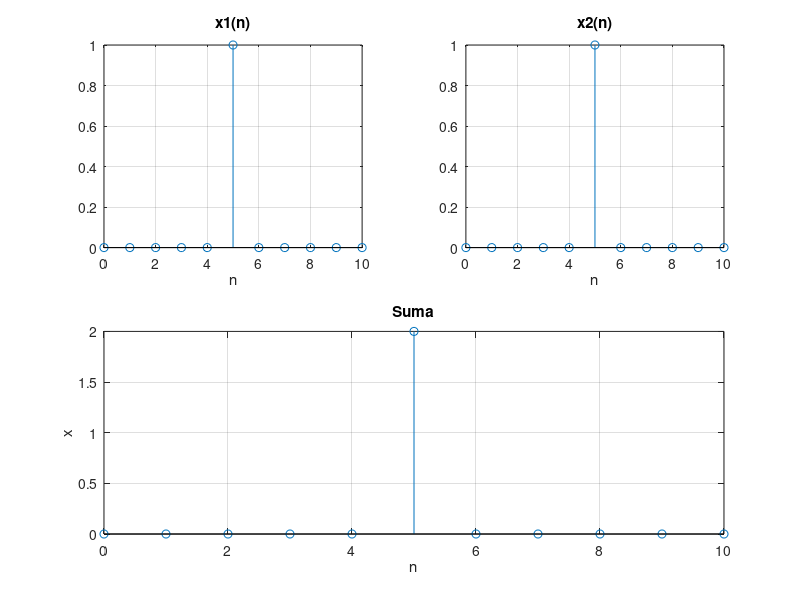

Reproduce this figure in MATLAB.
clc; clearvars; close all;

% Menú para seleccionar x1
x1_choices = {'Impulso', 'Escalón', 'Rampa', 'Senoidal', 'Chirp', 'Coseno', 'Sawtooth'};
[x1_idx, x1_tf] = listdlg('ListString', x1_choices, 'SelectionMode', 'single', 'Name', 'Selecciona x1', 'PromptString', 'Elige x1:');

if ~x1_tf
    disp('No se seleccionó x1. Saliendo del programa.');
    return;
end

% Menú para seleccionar x2
x2_choices = {'Impulso', 'Escalón', 'Rampa', 'Senoidal', 'Chirp', 'Coseno', 'Sawtooth'};
[x2_idx, x2_tf] = listdlg('ListString', x2_choices, 'SelectionMode', 'single', 'Name', 'Selecciona x2', 'PromptString', 'Elige x2:');

if ~x2_tf
    disp('No se seleccionó x2. Saliendo del programa.');
    return;
end

% Generar señal x1
switch x1_idx
    case 1
        % Generar Impulso
        A = 1;
        n0 = 0;
        ni = -5;
        nf = 5;
        x1 = A * [zeros(1, abs(ni) + n0) 1 zeros(1, abs(nf) - n0)];
    case 2
        % Generar Escalón
        A = 1;
        n0 = 0;
        ni = -5;
        nf = 5;
        x1 = A * [zeros(1, abs(ni) + n0) ones(1, abs(nf) + 1 - n0)];
    case 3
        % Generar Rampa
        A = 1;
        n0 = 0;
        ni = -5;
        nf = 5;
        n3 = ni:nf;
        x1 = A * (n3 - n0);
    case 4
        % Generar Senoidal
        A = 1.5;
        Fa = 20;
        Fs = 400;
        Fase = 0.5;
        n0 = 2;
        ni = -5;
        nf = 50;
        Ts = 1 / Fs;
        n6 = ni:nf;
        x1 = A * sin(2 * pi * Fa * (n6 - n0) / Fs + Fase);
    case 5
        % Generar Chirp
        A = 1;
        Fi = 10;
        Ff = 50;
        n0 = 0;
        ni = 0;
        nf = 100;
        Fs = 400;
        Ts = 1 / Fs;
        n7 = ni:nf;
        t7 = (0:(nf - ni)) * Ts;
        x1 = A * chirp(t7, Fi, (nf - ni) * Ts, Ff);
    case 6
        % Generar Coseno
        A = 1;
        Fc = 10;
        Fase = 0;
        n0 = 0;
        ni = 0;
        nf = 100;
        Fs = 400;
        Ts = 1 / Fs;
        n8 = ni:nf;
        t8 = (0:(nf - ni)) * Ts;
        x1 = A * cos(2 * pi * Fc * t8 + Fase);
    case 7
        % Generar Sawtooth
        A = 1;
        T = 20;
        n0 = 0;
        ni = 0;
        nf = 100;
        Fs = 400;
        Ts = 1 / Fs;
        n9 = ni:nf;
        t9 = (0:(nf - ni)) * Ts;
        x1 = A * sawtooth(2 * pi * T * t9);
end

% Generar señal x2
switch x2_idx
    case 1
        % Generar Impulso
        A = 1;
        n0 = 0;
        ni = -5;
        nf = 5;
        x2 = A * [zeros(1, abs(ni) + n0) 1 zeros(1, abs(nf) - n0)];
    case 2
        % Generar Escalón
        A = 1;
        n0 = 0;
        ni = -5;
        nf = 5;
        x2 = A * [zeros(1, abs(ni) + n0) ones(1, abs(nf) + 1 - n0)];
    case 3
        % Generar Rampa
        A = 1;
        n0 = 0;
        ni = -5;
        nf = 5;
        n3 = ni:nf;
        x2 = A * (n3 - n0);
    case 4
        % Generar Senoidal
        A = 1.5;
        Fa = 20;
        Fs = 400;
        Fase = 0.5;
        n0 = 2;
        ni = -5;
        nf = 50;
        Ts = 1 / Fs;
        n6 = ni:nf;
        x2 = A * sin(2 * pi * Fa * (n6 - n0) / Fs + Fase);
    case 5
        % Generar Chirp
        A = 1;
        Fi = 10;
        Ff = 50;
        n0 = 0;
        ni = 0;
        nf = 100;
        Fs = 400;
        Ts = 1 / Fs;
        n7 = ni:nf;
        t7 = (0:(nf - ni)) * Ts;
        x2 = A * chirp(t7, Fi, (nf - ni) * Ts, Ff);
    case 6
        % Generar Coseno
        A = 1;
        Fc = 10;
        Fase = 0;
        n0 = 0;
        ni = 0;
        nf = 100;
        Fs = 400;
        Ts = 1 / Fs;
        n8 = ni:nf;
        t8 = (0:(nf - ni)) * Ts;
        x2 = A * cos(2 * pi * Fc * t8 + Fase);
    case 7
        % Generar Sawtooth
        A = 1;
        T = 20;
        n0 = 0;
        ni = 0;
        nf = 100;
        Fs = 400;
        Ts = 1 / Fs;
        n9 = ni:nf;
        t9 = (0:(nf - ni)) * Ts;
        x2 = A * sawtooth(2 * pi * T * t9);
end

% Verificar dimensiones y hacer padding para igualar longitudes
lx1 = length(x1);
lx2 = length(x2);

pad = abs(lx1 - lx2);

if lx1 > lx2
    x2 = [x2 zeros(1, pad)];
end
if lx1 < lx2
    x1 = [x1 zeros(1, pad)];
end

% Selección de operación
list = {'Suma', 'Resta', 'Multiplicación', 'División', 'Exponenciación', 'Log(x1+1)-x2^2'};
[indx, tf] = listdlg('ListString', list, 'SelectionMode', 'single', 'Name', 'Selecciona una Operación', 'PromptString', 'Elige una operación:');

if ~tf
    disp('No se seleccionó una operación. Saliendo del programa.');
    return;
end

% Aplicar operaciones matemáticas
switch indx
    case 1
        x = x1 + x2;
        titulo = 'Suma';
    case 2
        x = x1 - x2;
        titulo = 'Resta';
    case 3
        x = x1 .* x2;
        titulo = 'Multiplicación';
    case 4
        [r, c] = find(x2 == 0); % Verificar si hay cero para evitar error
        if isempty(c)
            x = x1 ./ x2;
            titulo = 'División';
        else
            disp('Operación No Realizada: división por cero');
            return;
        end
    case 5
        x = x1.^x2;
        titulo = 'Exponenciación';
    case 6
        x = log(x1 + 1) - x2.^2;  % Logaritmo(X1+1) - x2^2
        titulo = 'x = Log(x1+1) + x2^2';
end

% Verificar si hay valores infinitos o NaN
cond1 = isinf(x);
cond2 = isnan(x);

if ~isempty(find(cond1, 1))
    disp('Verificar: Algún resultado es Infinito');
end

if ~isempty(find(cond2, 1))
    disp('Verificar: Algún resultado es NaN');
end

% Visualización de señales x1 y x2
nx = 0:length(x) - 1; % Vector de instantes n. Por defecto: n = 0

subplot(2, 2, 1);
stem(nx, x1);
xlabel('n');
title('x1(n)');
grid on;

subplot(2, 2, 2);
stem(nx, x2);
xlabel('n');
title('x2(n)');
grid on;

% Verificar si el resultado es complejo o real para graficar x(n)
if isreal(x)
    subplot(2, 2, 3:4);
    stem(nx, x);
    ylabel('x');
    xlabel('n');
    title(titulo);
    grid on;
else
    subplot(2, 2, 3);
    stem(nx, real(x));
    ylabel('x real');
    xlabel('n');
    title(titulo);
    grid on;

    subplot(2, 2, 4);
    stem(nx, imag(x));
    ylabel('x imag');
    xlabel('n');
    title(titulo);
    grid on;
end

